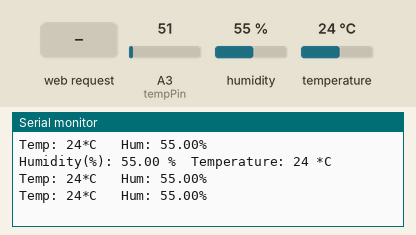
The sketch below on a simulated Arduino Uno, built with avr-gcc and run on an emulated ATmega328P. On the bench: the last lines printed to the serial monitor. The inputs (shaded band) are chosen by the test bench; at power-on: humidity 55 %, A3 (tempPin) = 51, temperature 24 °C. WiFi joins after 1.5 s; servers stay silent unless stated; storage starts empty.

Above: at 10.7 s.
10.8 s: HTTP request GET /data_csv.htm received
At 11.05 s:
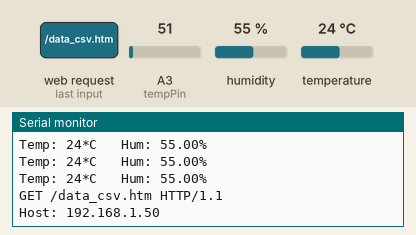
12.3 s: HTTP request GET /c3.css received
At 12.57 s:
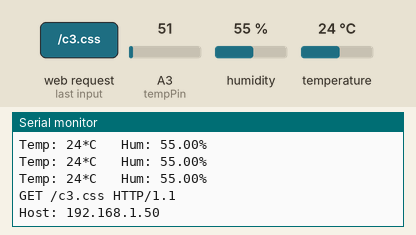
13.8 s: HTTP request GET /DHTlogger.csv received
At 14.1 s:
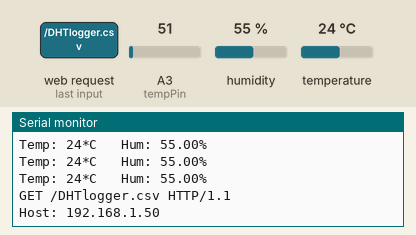
15.4 s: humidity set to 22 %
At 15.59 s:
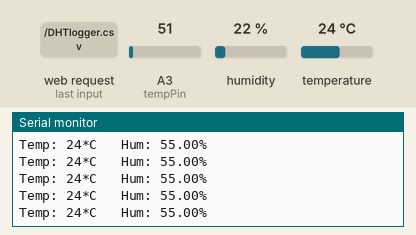
16.9 s: A3 (tempPin) set to 61
At 17.1 s:
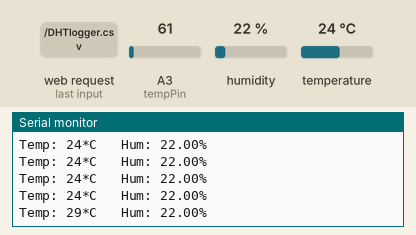
18.4 s: humidity set to 40 %
At 20.39 s:
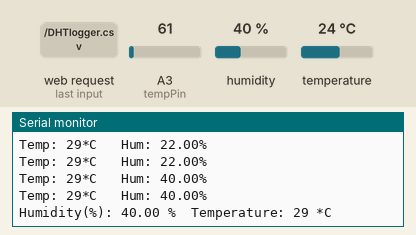
Timing chart, 0 to 20.9 s (numbered marks = the images above; inputs shaded):
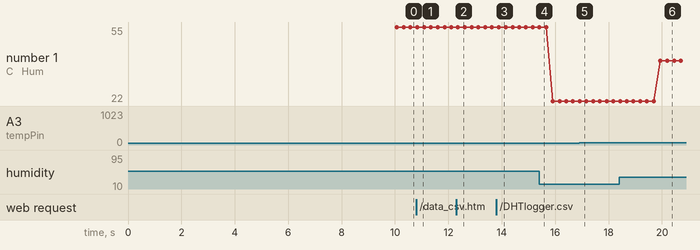

Measured:
- after the input at 10.8 s, the serial monitor: prints a new line after 0.06 s (image 1)
- after the input at 12.3 s, the serial monitor: prints a new line after 0.08 s (image 2)
- after the input at 13.8 s, the serial monitor: prints a new line after 0.11 s (image 3)
- after the input at 16.9 s, the serial monitor: prints a new line at once (image 5)
- after the input at 18.4 s, the serial monitor: prints a new line after 1.5 s (image 6)
- plotted number 1: 55 → 22 after the input at 15.4 s, 22 → 40 after the input at 18.4 s

The sketch:

LoggerCharts_DHT_LM35.ino
```cpp
/*--------------------------------------------------------------
Using Following examples to get code running
  - WebServer example
  - SD card examples
  - Ethernet library
  - SD Card library

  Brendan Ryder
  Used example code from http://forum.arduino.cc/index.php?topic=203207.0
  and built and added to this sketch to enable reading html file stored
  on SD card. This .html file also contains other file types wiich must be
  accommodated for such as .csv, .js and .css files.
  This sketch reads html file, which contains javascript to display charts,
  generated using c3js charting library. The data output on the chart is data that is
  stored in a .csv file, also contained on the SD card.
  --------------------------------------------------------------*/
#include <Ethernet.h>
#include <SD.h>
#include "DHT.h"

// size of buffer used to capture HTTP requests
#define REQ_BUF_SZ   20
// what pins we're connected to
#define DHTIN 4
#define DHTOUT 5
// Define the sensor type (DHT 11)
#define DHTTYPE DHT11

unsigned long previousMillis = 0;
const long interval = 10000;
float humRead;

int temp;
int tempPin = A3; // analog input pin

DHT dht(DHTIN, DHTOUT, DHTTYPE);

// MAC address from Ethernet shield sticker under board
byte mac[] = { 0xDE, 0xAD, 0xBE, 0xEF, 0xFE, 0xED };
IPAddress ip(10, 12, 16, 214); // IP address, may need to change depending on network
EthernetServer server(80);  // create a server at port 80
File myFile;
char HTTP_req[REQ_BUF_SZ] = {0}; // buffered HTTP request stored as null terminated string
char req_index = 0;              // index into HTTP_req buffer

int i = 0;
bool setupDone = false;
void setup()
{
  //Initialize the sensor
  dht.begin();
  for (i = 0; i < 150; i++)
  {
    humRead = dht.readHumidity();
    delay(50);
  }

  system("ifdown eth0");
  system("ifup eth0");
  system("ifconfig -a > /dev/ttyGS0");

  dht.readHumidity();
  Serial.begin(9600);       // for debugging
  myFile = SD.open("DHTlogger.csv", FILE_WRITE);
  delay(2000);
  Serial.print("IP: ");
  Serial.println(Ethernet.localIP());

  // initialize SD card
  //  Serial.println("Initializing SD card...");
  if (!SD.begin()) {
    Serial.println("SD card initialization failed!");
    return;    // init failed
  }
  // if the file opened  pened okay, write to it:
  if (myFile) {
    Serial.print("File 'DHTlogger.csv' ready for writing...");
    myFile.close();
  }
  else {
    // if the file didn't open, print an error:
    Serial.println("error opening file\n");
  }

  Ethernet.begin(mac, ip);  // initialize Ethernet device
  server.begin();           // start to listen for clients
}

void loop()
{
  readAndLogTempHumidity();
  connectWebPage();

}
void readAndLogTempHumidity() {
  // Wait a few mS between measurements.
  delay(250);
  // Reading temperature or humidity takes about 250 milliseconds!
  // Sensor readings may also be up to 2 seconds 'old'

  // Read Humidity as percentage
  humRead = dht.readHumidity();
  // Read temperature as Celsius
  temp = analogRead(tempPin);
  //converts data into *C
  //0.48828125 comes from the following expression:

  // (SUPPLY_VOLTAGE x 1000 / 1024) / 10 where SUPPLY_VOLTAGE is 5.0V (the voltage used to power LM35)
  // 1024 is 2^10, (the analog value).

  // 1000 is used to change the unit from V to mV
  // 10 is constant. Each 10 mV is directly proportional to 1 Celcius.
  // Therefore:(5.0 * 1000 / 1024) / 10 = 0.48828125

  double conv =  (5.0 * 1000 / 1024) / 10;
  temp = temp * conv;

  Serial.print("Temp: ");
  Serial.print(temp);
  Serial.print("*C ");
  Serial.print("\tHum: ");
  Serial.print(humRead);
  Serial.println("% ");

  // Check if any reads failed and exit early (to try again).
  if (isnan(humRead)) {
    Serial.println("Failed to read from DHT sensor!");
    return;
  }

  unsigned long currentMillis = millis();

  if (currentMillis - previousMillis >= interval) {
    previousMillis = currentMillis;

    Serial.print("Humidity(%): ");
    Serial.print(humRead);
    Serial.print(" %\t");
    Serial.print("Temperature: ");
    Serial.print(temp);
    Serial.println(" *C ");

    myFile = SD.open("DHTLogger.csv", FILE_WRITE);

    // if the file opened okay, write to it:
    if (myFile)
    {
      myFile.print(humRead);
      myFile.print(",");
      myFile.print(temp);
      myFile.println();
      myFile.close();

    }
    else {
      // if the file didn't open, print an error:
      Serial.println("error opening DHTlogger.csv \n");
    }
  }
}
void connectWebPage()
{
  EthernetClient client = server.available();  // try to get client

  if (client) {  // got client?
    boolean currentLineIsBlank = true;
    while (client.connected()) {
      if (client.available()) {   // client data available to read
        char c = client.read(); // read 1 byte (character) from client
        // buffer first part of HTTP request in HTTP_req array (string)
        // leave last element in array as 0 to null terminate string (REQ_BUF_SZ - 1)
        if (req_index < (REQ_BUF_SZ - 1)) {
          HTTP_req[req_index] = c;          // save HTTP request character
          req_index++;
        }
        // print HTTP request character to serial monitor
        Serial.print(c);
        // last line of client request is blank and ends with \n
        // respond to client only after last line received
        if (c == '\n' && currentLineIsBlank) {
          // open requested web page file
          if (StrContains(HTTP_req, "GET / ")
              || StrContains(HTTP_req, "GET /data_csv.htm")) {
            client.println("HTTP/1.1 200 OK");
            client.println("Content-Type: text/html");
            client.println("Connnection: close");
            client.println();
            myFile = SD.open("data_csv.html");        // open web page file
          }
          /* Uncomment if we need to pull file (c3.min.js) locally
          else if (StrContains(HTTP_req, "GET /c3.min.js"))
          {
            myFile = SD.open("c3.min.js");

            byte clientBuf[1024];
            int clientCount = 0;

            while (myFile.available())
            {
              clientBuf[clientCount] = myFile.read();
              clientCount++;

              if (clientCount > 1023)
              {
                client.write(clientBuf, 1024);
                clientCount = 0;
              }
            }
            if (clientCount > 0) client.write(clientBuf, clientCount);
            myFile.close();
          }
          */
          else if (StrContains(HTTP_req, "GET /c3.css"))
          {
            myFile = SD.open("c3.css");

          }

          /* Uncomment if we need to pull file (d3.v3.min.js) locally
          else if (StrContains(HTTP_req, "GET /d3.v3.min.js"))
          {
            myFile = SD.open("d3.v3.min.js");
            byte clientBuf[1024];
            int clientCount = 0;

            while (myFile.available())
            {
              clientBuf[clientCount] = myFile.read();
              clientCount++;
              if (clientCount > 1023)
              {
                client.write(clientBuf, 1024);
                clientCount = 0;
              }
            }
            if (clientCount > 0) client.write(clientBuf, clientCount);
            myFile.close();
          }
*/
          else if (StrContains(HTTP_req, "GET /DHTlogger.csv")) {
            myFile = SD.open("DHTlogger.csv");
          }

          if (myFile) {
            while (myFile.available()) {
              client.write(myFile.read()); // send web page to client
            }
            myFile.close();
          }
          // reset buffer index and all buffer elements to 0
          req_index = 0;
          //          StrClear(HTTP_req, REQ_BUF_SZ);
          break;
        }
        // every line of text received from the client ends with \r\n
        if (c == '\n') {
          // last character on line of received text
          // starting new line with next character read
          currentLineIsBlank = true;
        }
        else if (c != '\r') {
          // a text character was received from client
          currentLineIsBlank = false;
        }
      } // end if (client.available())
    } // end while (client.connected())
    delay(1);      // give the web browser time to receive the data
    client.stop(); // close the connection
  } // end if (client)
}

char StrContains(char *str, char *sfind)
{
  char found = 0;
  char index = 0;
  char len;

  len = strlen(str);

  if (strlen(sfind) > len) {
    return 0;
  }
  while (index < len) {
    if (str[index] == sfind[found]) {
      found++;
      if (strlen(sfind) == found) {
        return 1;
      }
    }
    else {
      found = 0;
    }
    index++;
  }
  return 0;
}
```
